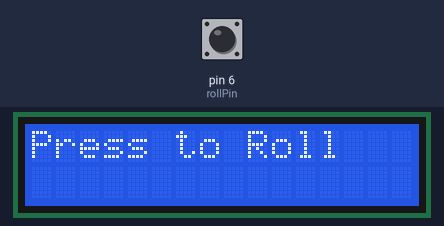
A sketch run on a simulated Arduino Uno, built with avr-gcc and run on an emulated ATmega328P. Parts: 16×2 character LCD. The test bench sets the inputs (shaded band); at power-on: pin 6 (rollPin) LOW. Random numbers use the default seed unless the sketch sets one; what the sketch prints to the serial monitor is not drawn.

Above: at 1.2 s.
1.3 s: pin 6 (rollPin) driven HIGH
At 2.3 s:
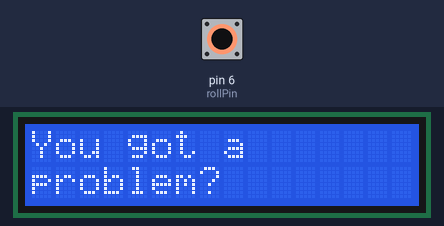
2.8 s: pin 6 (rollPin) pulsed LOW 5 times (0.12 s each, 0.3 s apart)
At 5.1 s:
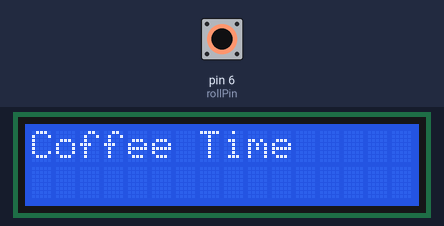
5.8 s: pin 6 (rollPin) pulsed LOW 5 times (0.12 s each, 0.3 s apart)
At 6.9 s:
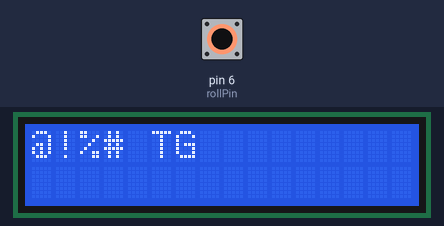
Timing chart, 0 to 8.8 s (numbered marks = the images above; inputs shaded):
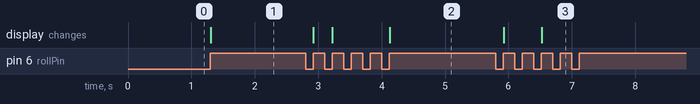

Measured:
- after the input at 1.3 s, the display: changes at once (image 1)
- after the input at 2.8 s, the display: changes after 0.12 s (image 2)
- after the input at 5.8 s, the display: first changes after 0.12 s (image 3 shows a later state)

The sketch:

HarrisGoingAwayGift.ino
```cpp
#include <LiquidCrystal.h>
LiquidCrystal lcd(12, 11, 5, 4, 3, 2);
const int rollPin = 6;
int switchState = 0;
int prevSwitchState = 0;
int reply = 0;


void setup() {
  Serial.begin(9600);
  lcd.begin(16, 2);
  pinMode(rollPin, INPUT);
  lcd.print("Press to Roll");
}

void loop() {
  switchState = digitalRead(rollPin);

  if(switchState != prevSwitchState) {
    if(switchState == HIGH) {
      randomSeed(random());
      reply = random(1666);
      Serial.println(reply);
      lcd.clear();
      lcd.setCursor(0,0);
      if(reply >= 0 && reply <= 277) {
        lcd.print("@!%# TG");
      }
      else if(reply > 277 && reply <= 554) {
        lcd.print("8 HONDAS");
      }
      else if(reply > 554 && reply <= 831) {
        lcd.print("WOOOOOOOOOO");
      }
      else if(reply > 831 && reply <= 1108) {
        lcd.print("Loose Edge Drive");
      }
      else if(reply > 1108 && reply <= 1385) {
        lcd.print("Coffee Time");
      }
      else if(reply > 1385 && reply <= 1662) {
        lcd.print("You got a");
        lcd.setCursor(0,1);
        lcd.print("problem?");
      }
      else if(reply == 1666) {
        lcd.print("EASTER EGG");
        lcd.setCursor(0,1);
        lcd.print("Loading...");
        delay(8000);
        lcd.clear();
        lcd.setCursor(3,0);
        lcd.print("github.com");
        lcd.setCursor(0,1);
        lcd.print("/RHEasterEgg/EG");
      }
    }
  }
    prevSwitchState = switchState;
}


/* Harris you are a great guy. I apprciate not only everything that you have taught me on the gator
 * but also everything you have inadvertently taught me. To take more responsablitiy and be a more honest person. That hard work pays off and not everyone I work with is an asshole.
 * It suck that you are leaving but i am also extremly happy for you. I'm glad that you turned what you thought would be years into months. I'm not sure if you are like me and would chaulk it up to luck
 * but know that it wasn't luck that got you to where you are and where you are going. It's your constant drive and motivation to be the best you can be at everything you do. I haven't known you for long or been
 * your friend for long but I will miss wasting hours of my life talking about things that most people don't even think about and our Coffee Time.
 *
 * Anyways, I hope you enjoyed finding this little Easter Egg and I really hope you enjoy your new job.
 *
 * Talk Soon,
 * Pinner
 * 6/27/2021
 */
```
